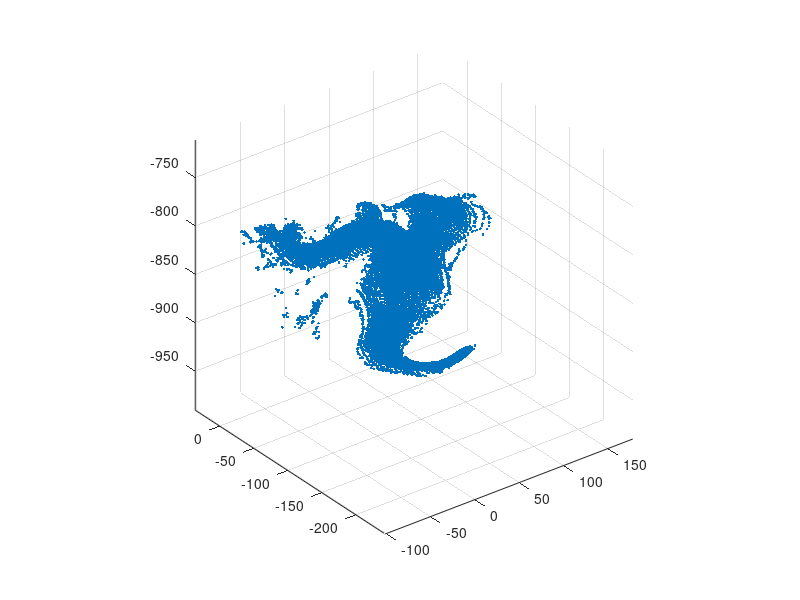

Reproduce this figure in MATLAB. (Note: this script raises an error after producing the figure.)
load trex.dat;
%figure;scatter3(trex(:,1),trex(:,2),trex(:,3),	1,trex(:,3),'.');axis equal;
trex_com = dct(trex);
%figure;scatter3(trex_com(:,1),trex_com(:,2),trex_com(:,3),	1,trex_com(:,3),'.');axis equal;

after_mask = [];
i = 1;
%choose a mask array to compress the origin point cloud
while i<19388
    after_mask(i,:) = trex_com(i,:);
    i = i + 1;
end

%compression_ratio = size(after_mask,1)/size(trex,1);%compression ratio

%fill in zeros to make arrays have same length to compute MSE
revert = idct(after_mask);
figure;scatter3(revert(:,1),revert(:,2),revert(:,3),'.');axis equal;
for j = 20000:38776
    revert(j,:) = [0,0,0];
end

save test_dct.dat after_mask -ascii;
save test_dct_before.dat trex -ascii;
load test_dct.dat;
MSE = immse(trex,revert);%MSE
figure;scatter3(after_mask(:,1),after_mask(:,2),after_mask(:,3),'.');axis equal;
figure;scatter3(revert(:,1),revert(:,2),revert(:,3),'.');axis equal;

after = dir('test_dct.dat');
before = dir('test_dct_before.dat');
after.bytes
before.bytes
compression_ration = after.bytes/before.bytes;           
